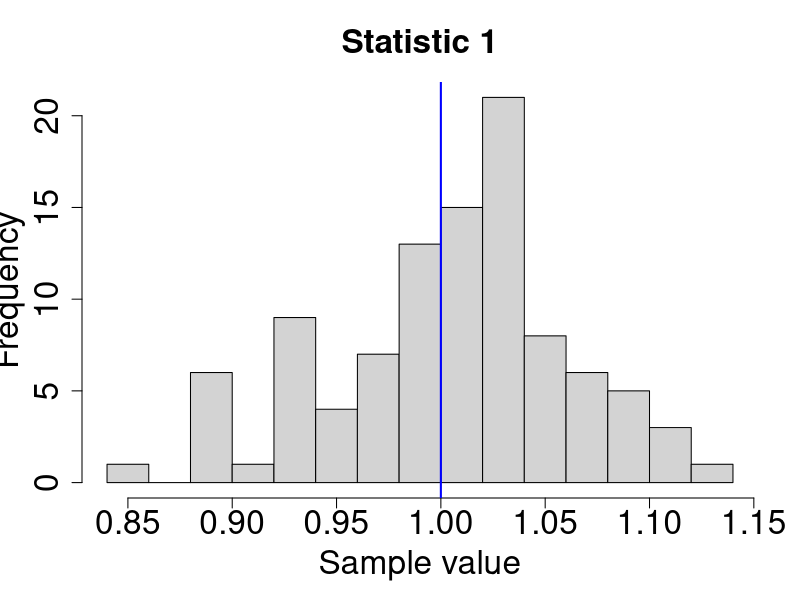
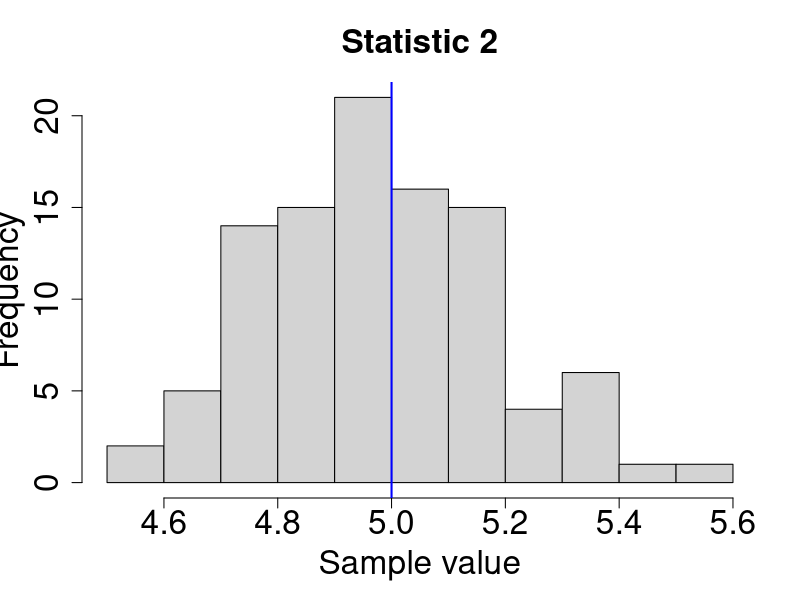
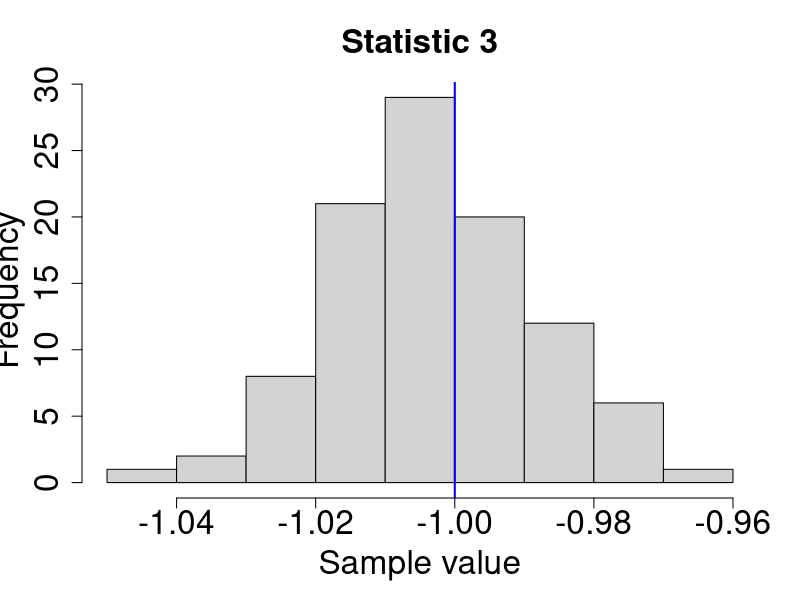
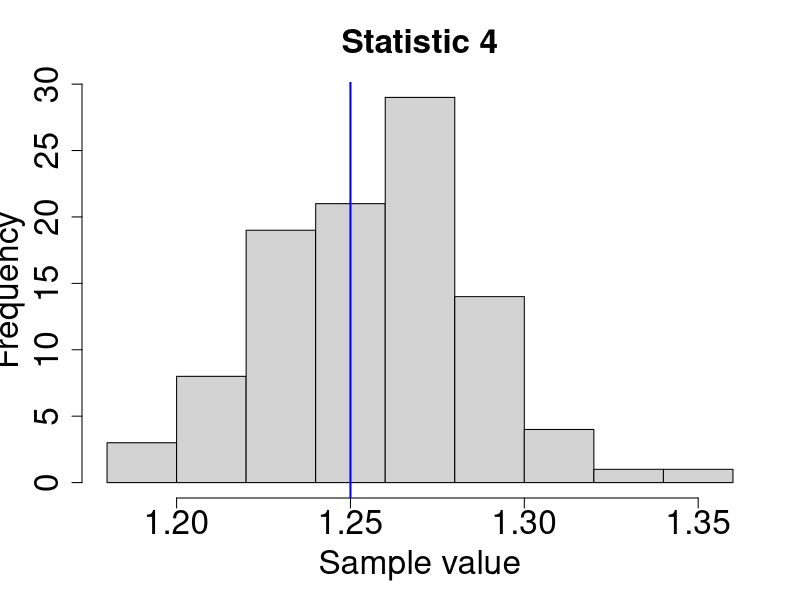
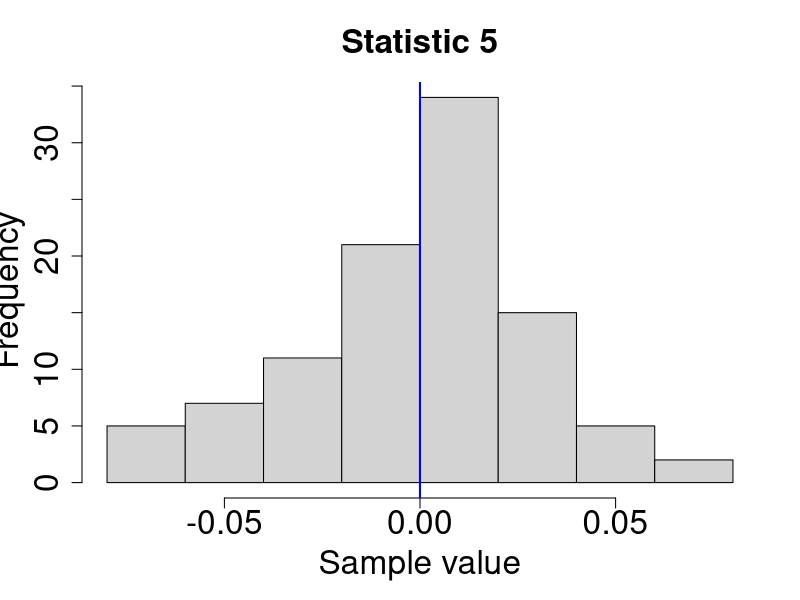
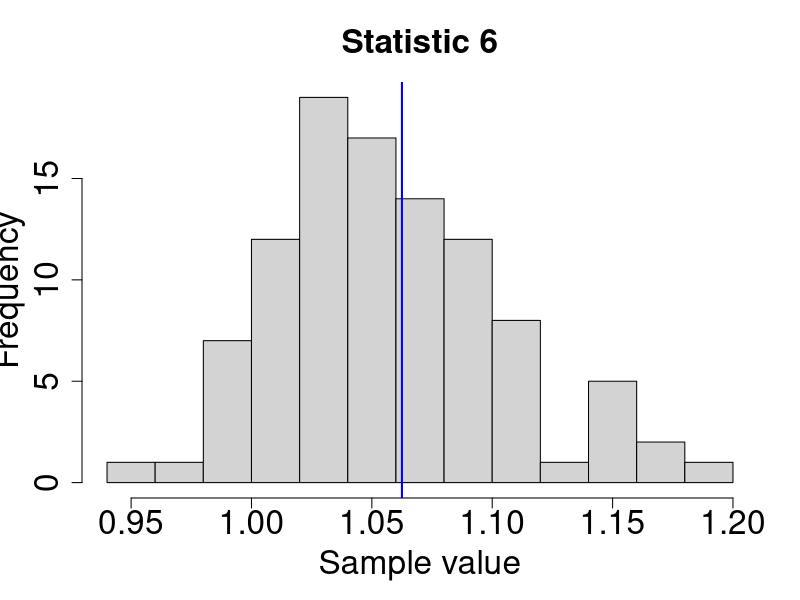

R code for these plots, in order:
# Start the clock!
ptm <- proc.time()

k <- 100 # set number of cases
n <- 1000 # set number of realizations for each case
mx <- 1 # mean for X
sx <- 2 # standard deviation for X
my <- -1 # mean for Y
sy <- 0.5 # standard deviation for Y

cases <- seq(1, k, by=1)
stat <- matrix(0, nrow=6, ncol=k)
exact <- rep(0, 6)
samplem <- rep(0, 6)
samplev <- rep(0, 6)
exact[1] <- mx
exact[2] <- mx^2 + sx^2
exact[3] <- my
exact[4] <- my^2 + sy^2
exact[5] <- 0.5 * (mx + my)
exact[6] <- 0.25 * (mx^2 + my^2 + sx^2 + sy^2) + 
  0.5*mx*my
for (i in cases) {
  x <- rnorm(n, mx, sx)
  y <- rnorm(n, my, sy)
  z <- (x+y)/2
  stat[1, i] <- mean(x)
  stat[2, i] <- mean(x^2)
  stat[3, i] <- mean(y)
  stat[4, i] <- mean(y^2)
  stat[5, i] <- mean(z)
  stat[6, i] <- mean(z^2)
}
for (j in seq(1, 6, by=1)) {
  hist(stat[j,], main=paste("Statistic",j), 
       xlab="Sample value", breaks=10,
       cex.lab=2.0, cex.axis=2.0, cex.main=2.0, cex.sub=2.0)
  abline(v=exact[j],col="blue",lwd=2)
  samplem[j] <- mean(stat[j,])
  samplev[j] <- var(stat[j,])
}
print(samplem)
print(samplev)

# Stop the clock
print(proc.time() - ptm)